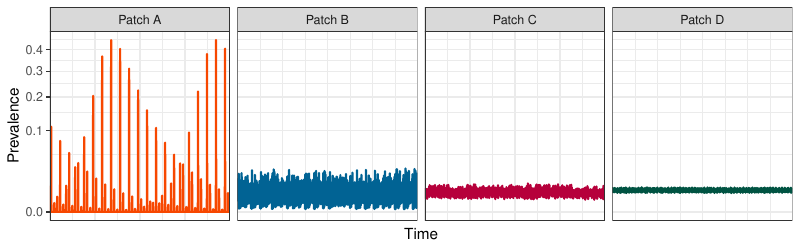

The R source for this figure:
library(magrittr)
library(tidyverse)
library(JuliaCall)
library(rstatix)
library(scales)

julia_setup()
julia_source("../../Code/multipop_SI.jl")

my_cols <- c("#f74700", "#016394", "#b6003b", "#005342", "#eac435")

mysqrt_trans <- function() {
  trans_new("mysqrt",
            transform = base::sqrt,
            inverse = function(x) ifelse(x<0, 0, x^2),
            domain = c(0, Inf))
}

## structural parameters
set.seed(0)
n_patches <- 4
# initial_conditions <- rep(0.00001, prod(struct) * n_patches)
initial_conditions <- matrix(c(5, 1, 1), n_patches, 3, byrow=TRUE) #+ runif(n_patches * 3, -0.5, 2)

## dynamical parameters
r <- 0.5             # intrinsic growth rate
K <- 15#runif(n_patches, 13, 17) # carrying capacity
beta <- 80           # infection rate
sigma <- 13          # 1 / sigma = latency period
mu <- 0.5            # intrinsic death rate
nu <- 73             # disease induced mortality
movement_rate <- 0.1
chi <- matrix(c(rep(c(-movement_rate, rep(0, n_patches-1), movement_rate), n_patches - 1), 0),
              n_patches, n_patches)

## integration parameters
maxtime <- 10000
tsteps <- round(0.9 * maxtime):maxtime
# maxtime <- 15000
# tsteps <- round(0.3334 * maxtime):maxtime

## run the simulation
timeseries <- julia_call("runsimulation", tstep=tsteps, tmax=maxtime,
                         r=r, K=K, beta=beta, sigma=sigma, mu=mu, nu=nu, chi=chi,
                         initvals=initial_conditions) %>%
  set_colnames(c(expand.grid(str_c("Patch_", 1:n_patches),
                             c("S", "E", "I")) %>% apply(1, str_c, collapse="."),
                 "time")) %>%
  gather("details", "prevalence", -time) %>%
  separate(details, c("patch", "equation"), "\\.") %>%
  mutate(variable = factor(equation, levels=c("S", "E", "I"),
                           labels=c("Susceptible", "Exposed", "Infectious")),
         patch = factor(patch, levels=str_c("Patch_", 1:n_patches),
                             labels=str_c("Patch ", LETTERS[1:n_patches]))) %>%
  as_tibble()

ggplot(timeseries %>% filter(variable == "Infectious")) + # %>% filter(patch != "Patch A", patch != "Patch J")) +
  aes(colour=patch, y=prevalence, x=time) +
  geom_line(size=0.75) +
  facet_grid(.~patch, scales="free") +
  scale_colour_manual(values=my_cols) +
  scale_x_continuous(expand=c(0,0), name="Time") +
  coord_trans(y="mysqrt") +
  ylab("Prevalence") +
  theme_bw() +
  theme(axis.text.x=element_blank(),
        axis.ticks.x=element_blank(),
        legend.position="none")
ggsave("dampening-cycles.pdf", width=8, height=2.5)

# timeseries %>%
#   filter(patch != "Patch A") %>% #, patch != "Z") %>%
#   group_by(patch, equation) %>%
#   summarise(across(prevalence, list("mean"=mean, "max"=max, "min"=min)), .groups="drop") %>%
#   ggplot() +
#   aes(x=as.integer(patch),
#       y=prevalence_mean, ymax=prevalence_max, ymin=prevalence_min,
#       # label=str_remove(patch, "Patch "),
#       colour=patch) +
#   geom_linerange(size=1) + geom_point(size=2) + #geom_smooth(method="lm", se=FALSE) +
#   facet_grid(equation~., scales="free") +
#   theme_bw()

# timeseries %>%
#   filter(patch != "Patch A") %>% #, patch != "Z") %>%
#   group_by(patch, equation) %>%
#   summarise(across(prevalence, list("mean"=mean, "max"=max, "min"=min)), .groups="drop") %>%
#   ggplot() +
#   aes(x=as.integer(patch),
#       y=prevalence_max - prevalence_min,
#       # label=str_remove(patch, "Patch "),
#       colour=patch) +
#   geom_point(size=2) + #geom_smooth(method="lm", colour="black", se=FALSE) +
#   facet_grid(equation~., scales="free") +
#   theme_bw()

# cor_mat <- timeseries %>%
#   filter(equation == "I") %>%
#   select(time, patch, prevalence) %>%
#   pivot_wider(names_from="patch", values_from=prevalence) %>%
#   select(-time) %>%
#   cor_mat(method="spearman") %>%
#   rename_with(~str_remove(., "Patch "))
# pdf(str_glue("long_chain_corrplot_{movement_rate}.pdf"), width=8, height=8);
# cor_plot(cor_mat, method="shade", type="upper",
#          palette=ggpubr::get_palette(c(my_cols[3], "white", my_cols[2]), 200));
# dev.off()
# save.image(str_glue("long_chain_corrplot_{movement_rate}.RData"))
